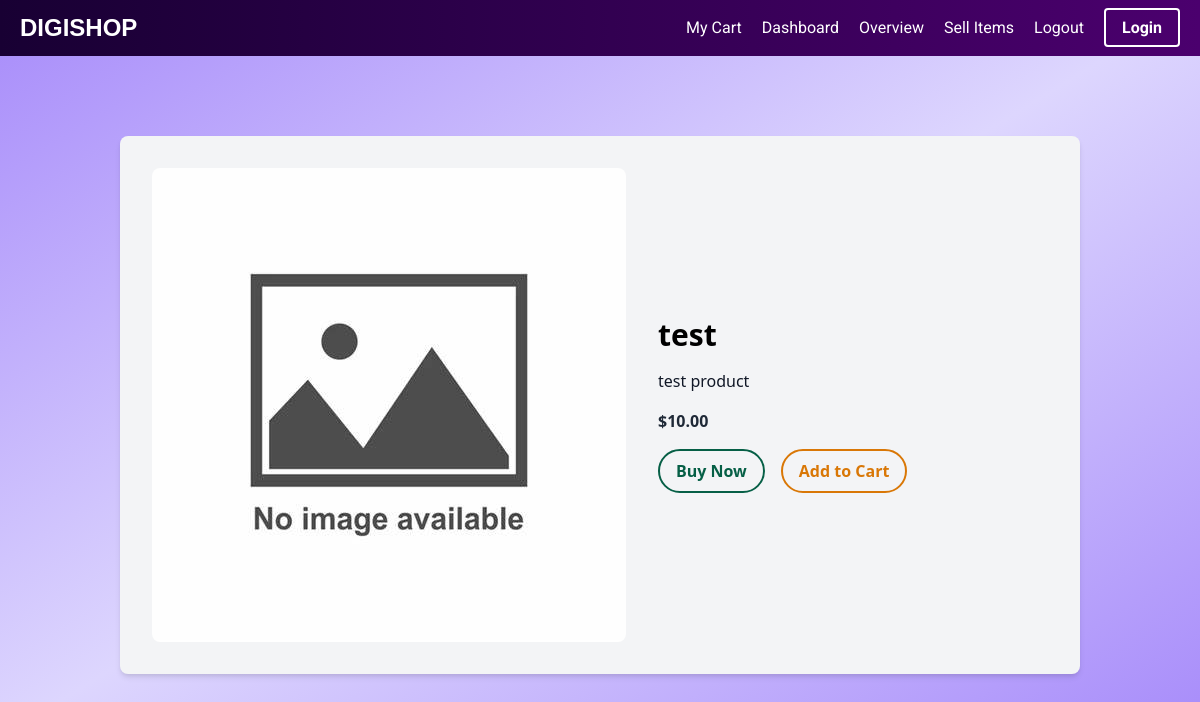
/product/1/, run on the app's committed database.
### shop/models.py (models this page shows, shortened)
class Product(models.Model):
    name = models.CharField(max_length=100)
    description = models.TextField()
    price = models.DecimalField(max_digits=10, decimal_places=2)
    seller = models.ForeignKey(User, on_delete=models.CASCADE)
    created_at = models.DateTimeField(auto_now_add=True)
    image = models.ImageField(upload_to='product_images/', null=True, blank=True)

### shop/views.py (the view)
# urls.py: path('product/<int:product_id>/', views.product_details, name='product_details'),
def product_details(request, product_id):
    product = get_object_or_404(Product, pk=product_id)
    return render(request, 'shop/product_details.html', {'product': product})

### shop/templates/shop/product_details.html (shortened to what this page needs)
{% extends 'shop/base.html' %}
{% load static %}
{% block content %}
<!DOCTYPE html>
<html lang="en">
<head>
    <link href="https://cdn.jsdelivr.net/npm/tailwindcss@2.2.19/dist/tailwind.min.css" rel="stylesheet">
</head>
<body class="bg-gradient-to-br from-purple-400 via-purple-200 to-purple-400">
    <div class="container mx-auto px-4 py-8">
        <div class="bg-gray-100 rounded-lg shadow-md p-8 flex flex-col lg:flex-row items-center">
            <img src="{% if product.image %}{{ product.image.url }}{% else %}{% static 'images/OIP.jpeg' %}{% endif %}" class="mb-4 lg:mb-0 lg:mr-8 w-full lg:w-auto h-auto object-cover object-center rounded-lg">
            <div class="flex-1">
                <h1 class="text-3xl font-semibold mb-4 text-black-800">{{ product.name }}</h1>
                <p class="text-gray-900 mb-4">{{ product.description }}</p>
                <p class="text-gray-800 font-bold mb-4">${{ product.price }}</p>
                <div class="flex space-x-4">
                    <a href="#" class="inline-block border-2 border-green-800 text-green-800 font-semibold py-2 px-4 rounded-full hover:bg-green-800 hover:text-white">Buy Now</a>
                    <form method="POST" action="{% url 'add_to_cart' %}">
                        <button type="submit" class="inline-block border-2 border-yellow-600 text-yellow-600 font-semibold py-2 px-4 rounded-full hover:bg-yellow-600 hover:text-white">Add to Cart</button>
                    </form>
                </div>
            </div>
        </div>
    </div>
</body>
</html>
{% endblock %}

### data on the page
Product: name "test", description "test product", price "10.00"
